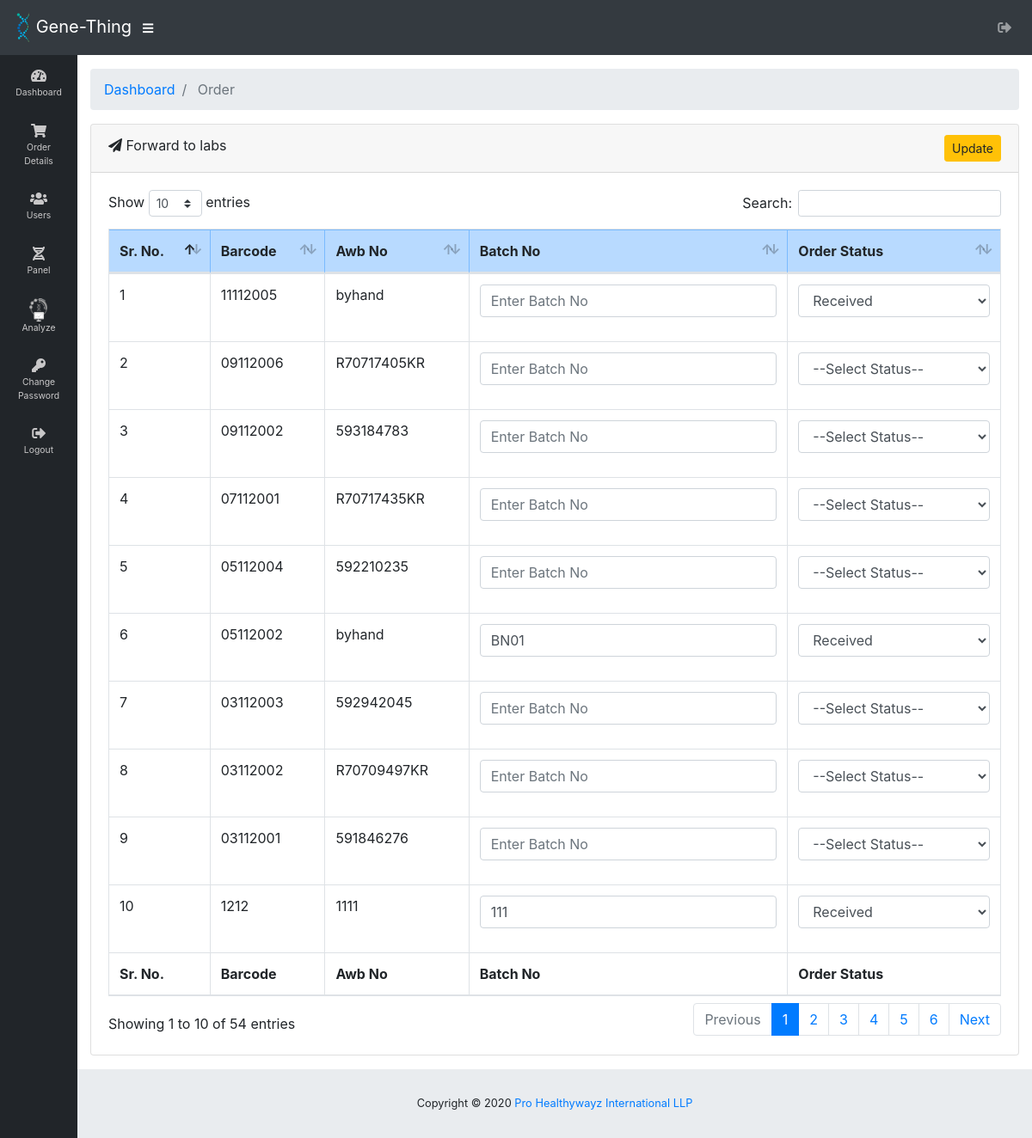
/7Nov9:15/HealthyWayz/forward_to_labs.php (signed in), run on the app's committed database.
### tables this page shows
CREATE TABLE `user_details` (
  `id` int(255) NOT NULL,
  `user_id` varchar(255) NOT NULL,
  `name` varchar(255) NOT NULL,
  `email` varchar(255) NOT NULL,
  `contact_no` varchar(255) NOT NULL,
  `dob` date NOT NULL,
  `gender` varchar(255) NOT NULL,
  `organisation` varchar(255) NOT NULL,
  `designation` varchar(255) NOT NULL,
  `address` text NOT NULL,
  `city` varchar(255) NOT NULL,
  `country` varchar(255) NOT NULL,
  `pincode` varchar(255) NOT NULL,
  `photo` longblob,
  `weight` varchar(255) NOT NULL,
  `fat_percentage` varchar(255) NOT NULL,
  `rhr` varchar(255) NOT NULL,
  `bmi` varchar(255) NOT NULL,
  `blood_group` varchar(255) NOT NULL,
  `physical_activity` varchar(255) NOT NULL,
  `type_of_exercises` varchar(255) NOT NULL,
  `exercise_details` varchar(255) NOT NULL,
  `diet_preference` varchar(255) NOT NULL,
  `eat_out` varchar(255) NOT NULL,
  `consume_packaged_foods` varchar(255) NOT NULL,
  `food_sensitivities` varchar(255) NOT NULL,
  `supplements` varchar(255) NOT NULL,
  `water_intake` varchar(255) NOT NULL,
  `consume_tobacco` varchar(255) NOT NULL,
  `consume_alcohol` varchar(255) NOT NULL,
  `sleep` varchar(255) NOT NULL,
  `improve_health` varchar(255) NOT NULL,
  `improve_health_details` varchar(255) NOT NULL,
  `hemoglobin_count` varchar(255) NOT NULL,
  `rbc_count` varchar(255) NOT NULL,
  `pcv_count` varchar(255) NOT NULL,
  `mcv_count` varchar(255) NOT NULL,
  `mch_count` varchar(255) NOT NULL,
  `mchc_count` varchar(255) NOT NULL,
  `rdw_count` varchar(255) NOT NULL,
  `total_wbc_count` varchar(255) NOT NULL,
  `absolute_neutrophil_count` varchar(255) NOT NULL,
  `absolute_lymphocyte_count` varchar(255) NOT NULL,
  `absolute_monocyte_count` varchar(255) NOT NULL,
  `absolute_eosinophil_count` varchar(255) NOT NULL,
  `absolute_basophile_count` varchar(255) NOT NULL,
  `neutrophils_count` varchar(255) NOT NULL,
  `lymphocytes_count` varchar(255) NOT NULL,
  `monocytes_count` varchar(255) NOT NULL,
  `eosinophils_count` varchar(255) NOT NULL,
  `basophils_count` varchar(255) NOT NULL,
  `platelet_count` varchar(255) NOT NULL,
  `mpv_count` varchar(255) NOT NULL,
  `pct_count` varchar(255) NOT NULL,
  `pdw_count` varchar(255) NOT NULL,
  `morphology_rbc` varchar(255) NOT NULL,
  `morphology_wbc` varchar(255) NOT NULL,
  `smea_platelet` varchar(255) NOT NULL,
  `esr_count` varchar(255) NOT NULL,
  `upload_report_description` text NOT NULL,
  `upload_report_document_type` varchar(255) NOT NULL,
  `upload_report` varchar(255) NOT NULL,
  `conselor_id` varchar(255) NOT NULL,
  `conselling_date` varchar(255) NOT NULL,
  `conselling_time` varchar(255) NOT NULL,
  `counsolling_count` int(11) NOT NULL DEFAULT '0'
);

### 7Nov9:15/HealthyWayz/forward_to_labs.php (the view, shortened to what this page needs)
<!DOCTYPE html>
<html lang="en">
<head>
  <link href="vendor/fontawesome-free/css/all.min.css" rel="stylesheet" type="text/css">
  <link href="vendor/datatables/dataTables.bootstrap4.css" rel="stylesheet">
  <link href="css/sb-admin.css" rel="stylesheet">
</head>
<body id="page-top" class="sidebar-toggled">
  <?php include"includes/header.php"; ?>
  <div id="wrapper">
    <?php include"includes/sidebar.php"; ?>
    <div id="content-wrapper">
      <div class="container-fluid">
        <ol class="breadcrumb">
          <li class="breadcrumb-item">
            <a href="dashboard.php">Dashboard</a>
          </li>
          <li class="breadcrumb-item active"> Order</li>
        </ol>
        <form method ="post" >
	<div class="card mb-3">
		<div class="card-header">
			<i class="fa fa-paper-plane" aria-hidden="true"></i>  Forward to labs
			<span class="float-right"> <button type="submit" name="submit" class="btn btn-sm btn-warning">Update</button></span>
		</div>
		<div class="card-body">
			<div class="table-responsive">
				<table class="table table-bordered" id="dataTable">
					<thead>
						<tr>
							<th>Sr. No.</th>
							<th>Barcode</th>
							<th>Awb No</th>
							<th>Batch No</th>
							<th>Order Status</th>
						</tr>
					</thead>
					<tfoot>
						<tr>
							<th>Sr. No.</th>
							<th>Barcode</th>
							<th>Awb No</th>
							<th>Batch No</th>
							<th>Order Status</th>
						</tr>
					</tfoot>
					<tbody>
					<?php
						$cnt=1;
						$qry = "select `login`.awb_number2,`login`.barcode,`login`.order_status,`login`.status,`login`.id,`login`.batch_number ,
						`user_details`.user_id , `user_details`.address, `user_details`.city, `user_details`.country, `user_details`.pincode
						        from `login` inner join `user_details`
						        on `user_details`.user_id =`login`.id and `login`.awb_number2 !='' and (`login`.order_status ='Received' or `login`.order_status !='Dispatched')
						        where `login`.`role`='Users'
						        order by `login`.`id` desc";
						$res = $conn->query($qry);
						while($row = $res->fetch_assoc()) {
					?>	<tr>
						<td><?php echo $cnt++; ?></td>
						<td><?php echo $row["barcode"]; ?></td>
						<td><?php echo $row["awb_number2"]; ?></td>
						<td>
						    <input class="form-control" type="text" value="<?php echo $row["batch_number"]; ?>" name="batch_number[]" placeholder="Enter Batch No"/>
						</td>
						<td>
						  <div class="form-group">
                              <select class="form-control" id="order_status" name ="order_status[]" reuired>
                                <option value="">--Select Status--</option>
                                <option value="Received" <?php if($row["order_status"]=="Received") echo"selected";  ?>>Received</option>
                              </select>
                            </div>
						</td>
						</tr>
					<?php
						}
					?>
					</tbody>
				</table>
			</div>
		</div>
	</div>
</form>
      </div>
      <?php include"includes/footer.php"; ?>
    </div>
  </div>
</body>
</html>

### 7Nov9:15/HealthyWayz/includes/header.php (shortened to what this page needs)
<nav class="navbar navbar-expand navbar-dark bg-dark static-top">
  <a class="navbar-brand mr-1"   href="https://genething.com" target ="_blank">
  <img src="images/favicon.png" style="max-width: 20px;" class="img-fluid"> Gene-Thing
  </a>
  <button class="btn btn-link btn-sm text-white order-1 order-sm-0" id="sidebarToggle" href="#">
    <i class="fas fa-bars"></i>
  </button>
  <ul class="navbar-nav ml-auto ml-md-0">
    <li class="nav-item dropdown no-arrow">
      <a class="nav-link dropdown-toggle"data-toggle="modal" data-target="#logoutModal">
        <i class="fas fa-sign-out-alt"></i>
      </a>
    </li>
  </ul>
</nav>

### 7Nov9:15/HealthyWayz/includes/sidebar.php (shortened to what this page needs)
<?php
	include"includes/config.php";
?>
<ul class="sidebar navbar-nav toggled">
     <?php if($_SESSION['role']=='Admin') { ?>
      <li class="nav-item">
        <a class="nav-link" href="dashboard.php">
          <i class="fas fa-fw fa-tachometer-alt"></i>
          <span>Dashboard</span>
        </a>
      </li>
      <li class="nav-item dropdown ">
        <a class="nav-link dropdown-toggle" href="#" id="pagesDropdown" role="button" data-toggle="dropdown" aria-haspopup="true" aria-expanded="false">
            <i class="fa fa-shopping-cart" aria-hidden="true"></i>
          <span>Order Details</span>
        </a>
      </li>
       <li class="nav-item">
        <a class="nav-link" href="user.php">
           <i class="fas fa-fw fa-users" ></i>
          <span>Users</span>
        </a>
      </li>
     <li class="nav-item">
        <a class="nav-link" href="panel_dashboard.php">
          <i class='fas fa-fw fa-dna'></i>
          <span>Panel</span>
        </a>
      </li>
      <li class="nav-item">
        <a class="nav-link" href="#">
          <img src = "images/analysis.png" style="max-width: 22px;height: auto;">
          <span>Analyze</span>
        </a>
      </li>
      <li class="nav-item">
        <a class="nav-link" href="change_password.php">
          <i class="fas fa-fw fa-key" ></i>
          <span>Change Password</span></a>
      </li>
       <li class="nav-item">
        <a class="nav-link" href="#" data-toggle="modal" data-target="#logoutModal">
	  <i class="fas fa-sign-out-alt"></i>
          <span>Logout</span></a>
      </li>
    <?php }else if($_SESSION['role']=='Users'){
    $qry = "select * from `login` where `login`.`id`=".$_SESSION['login_id'] ;
                        $res = $conn->query($qry);
                        $row = $res->fetch_assoc();
    ?>
    <style>
    @media (min-width: 768px){
        .sidebar.toggled .nav-item .nav-link span {
       /*     font-size: 0.85rem;*/
            display: block;
        }
        .sidebar.toggled {
    overflow: visible;
    width: 9% !important;
}
body.sidebar-toggled footer.sticky-footer {
    width: calc(100% - 8.5%);
}
}
    </style>
     <li class="nav-item">
        <a class="nav-link" href="client_dashboard.php">
          <img src="images/user_panel/dash.png">
          <span>Dashboard</span>
        </a>
      </li>
      <li class="nav-item">
        <a class="nav-link" href="user_details.php">
          <img src="images/user_panel/bio_icon.png">
          <span>Bio</span>
        </a>
      </li>
      <?php  if($row['order_status'] =='Dispatched'){ ?>
      <li class="nav-item">
        <a class="nav-link" href="user_genetic_snapshot.php">
          <img src="images/user_panel/genetic_snapshot.png">
          <span>Genetic Snapshot</span>
        </a>
      </li>
       <li class="nav-item">
        <a class="nav-link" <?php if(!isset($_SESSION['dna_report'])) { ?>href="" data-toggle="modal" data-target="#myModal" <?php }else{ ?>  href="user_dna_report.php" <?php } ?> >
          <img src="images/user_panel/dna_report.png">
          <span>DNA Report</span>
        </a>
      </li>
      <!-- <li class="nav-item">
        <a class="nav-link" href="user_pgx_report.php">
          <img src="images/user_panel/pgx_report.png">
          <span>PGX Report</span>
        </a>
      </li>-->
      <li class="nav-item">
        <a class="nav-link" href="user_recommendation_engine.php">
          <img src="images/user_panel/recommendation.png">
          <span>Recommendation Engine</span>
        </a>
      </li>
      <?php } ?>
       <li class="nav-item">
        <a class="nav-link" href="" data-toggle="modal" data-target="#HealthData">
          <img src="images/user_panel/health_history.png">
          <span>Health History</span>
        </a>
      </li>
      <li class="nav-item">
        <a class="nav-link" href="#" data-toggle="modal" data-target="#logoutModal">
	        <img src="images/user_panel/logout.png">
            <span>Logout</span></a>
      </li>
   <?php } ?>
    </ul>

### 7Nov9:15/HealthyWayz/includes/footer.php
<footer class="sticky-footer">
  <div class="container my-auto">
    <div class="copyright text-center my-auto">
      <span>Copyright © 2020  <a href="https://genething.com/" target="_blank">Pro Healthywayz International LLP</a></span>
    </div>
  </div>
</footer>

### data on the page
user_details: user.barcode "11112005", user.awb_number2 "byhand"
user_details: user.barcode "09112006", user.awb_number2 "R70717405KR"
user_details: user.barcode "09112002", user.awb_number2 "593184783"
user_details: user.barcode "07112001", user.awb_number2 "R70717435KR"
user_details: user.barcode "05112004", user.awb_number2 "592210235"
user_details: user.barcode "05112002", user.awb_number2 "byhand", user.batch_number "BN01"
user_details: user.barcode "03112003", user.awb_number2 "592942045"
user_details: user.barcode "03112002", user.awb_number2 "R70709497KR"
user_details: user.barcode "03112001", user.awb_number2 "591846276"
user_details: user.barcode "1212", user.awb_number2 "1111", user.batch_number "111"
